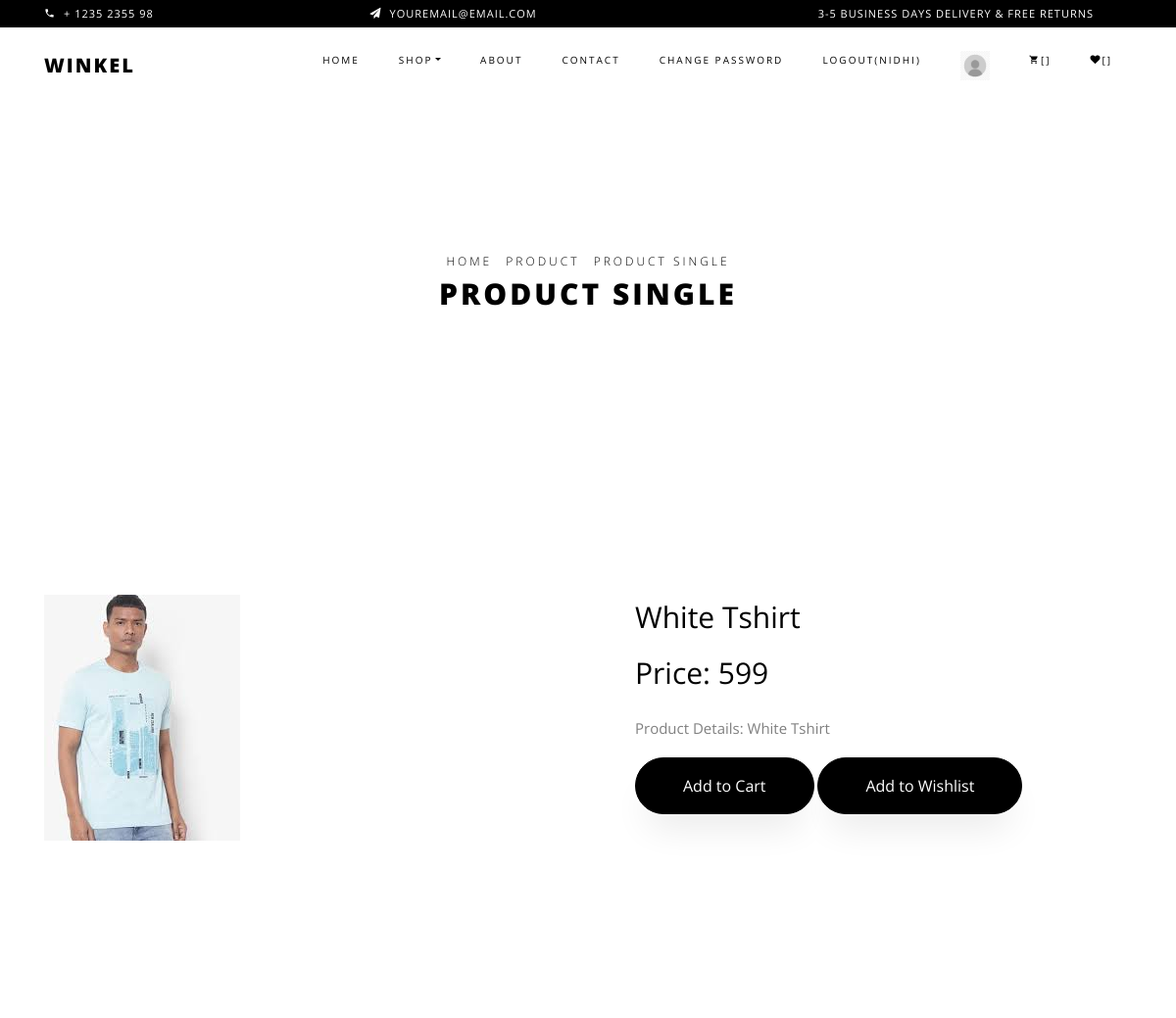
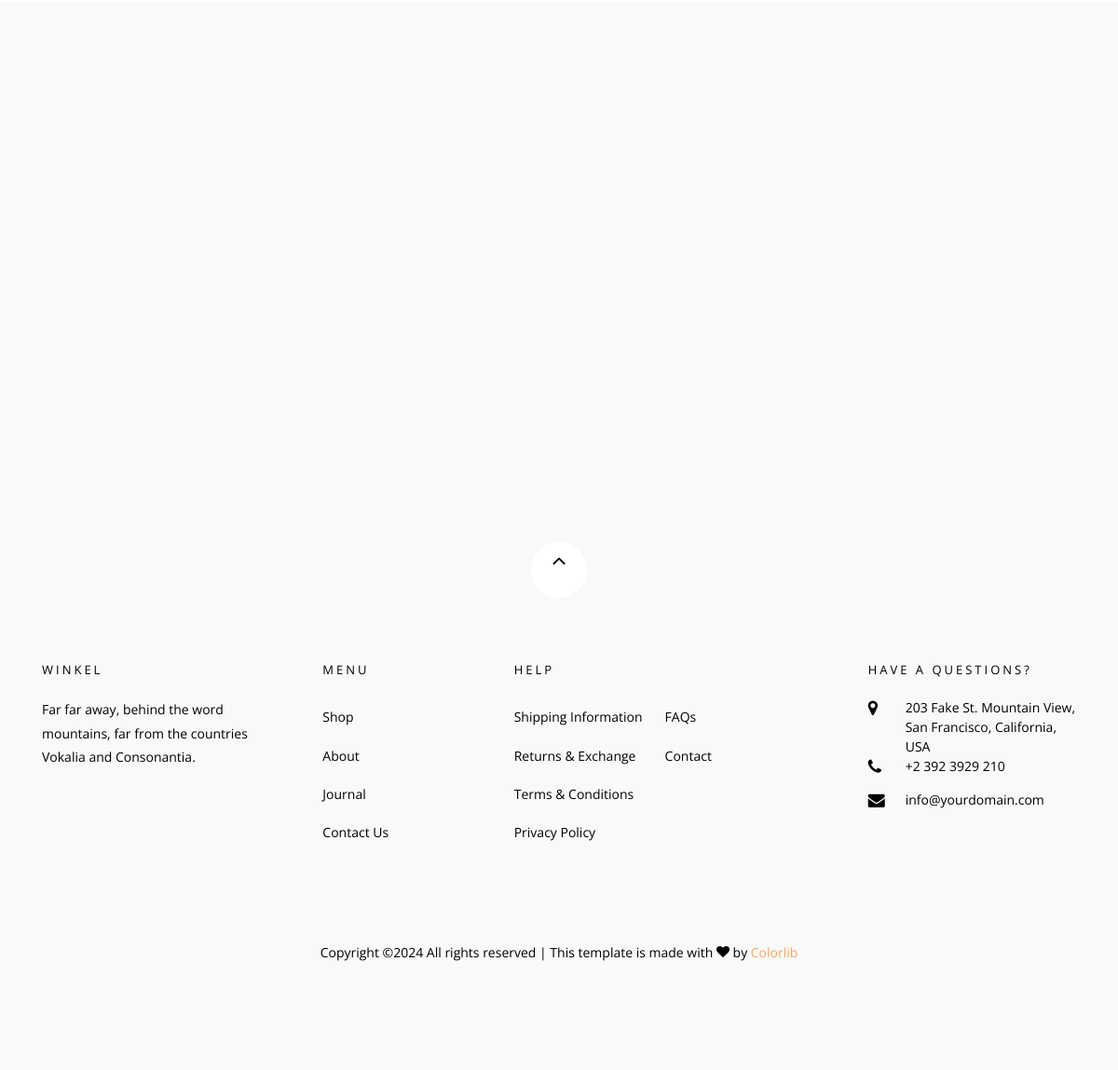
/single-product/1/ (signed in), run on the app's committed database (2 pictures, top to bottom).
### myapp/models.py (models this page shows, shortened)
class User(models.Model):
	fname=models.CharField(max_length=100)
	lname=models.CharField(max_length=100)
	email=models.EmailField()
	mobile=models.PositiveIntegerField(max_length=100)
	address=models.TextField()
	password=models.CharField(max_length=100)
	profile_picture=models.ImageField(upload_to="profile_picture/",default="")
	usertype=models.CharField(max_length=100,default="buyer")

class Product(models.Model):
	choice1=(
		    ("Men","Men"),
		    ("Women","Women"),
		    ("Kids","Kids"),
		)
	seller=models.ForeignKey(User,on_delete=models.CASCADE)
	product_category=models.CharField(max_length=100,choices=choice1)
	product_name=models.CharField(max_length=100)
	product_price=models.PositiveIntegerField()
	product_desc=models.TextField()
	product_image=models.ImageField(upload_to="product_image/")

### myapp/views.py (the view)
# urls.py: path('single-product/<int:pk>/',views.single_product,name='single-product'),
def single_product(request,pk):
	wishlist_flag=False
	cart_flag=False
	product=Product.objects.get(pk=pk)
	user=User.objects.get(email=request.session['email'])
	try:
		Wishlist.objects.get(user=user,product=product)
		wishlist_flag=True
	except:
		pass
	try:
		Cart.objects.get(user=user,product=product)
		cart_flag=True
	except:
		pass
	return render(request,'single-product.html',{'product':product,'wishlist_flag':wishlist_flag,'cart_flag':cart_flag})

### myapp/templates/single-product.html (shortened to what this page needs)
{% extends 'header.html' %}
{% load static %}
{% block content %}
<!DOCTYPE html>
<html lang="en">
  <head>
  </head>
  <body class="goto-here">
    <div class="hero-wrap hero-bread" style="background-image: url#');">
      <div class="container">
        <div class="row no-gutters slider-text align-items-center justify-content-center">
          <div class="col-md-9 ftco-animate text-center">
          	<p class="breadcrumbs"><span class="mr-2"><a href="index.html">Home</a></span> <span class="mr-2"><a href="index.html">Product</a></span> <span>Product Single</span></p>
            <h1 class="mb-0 bread">Product Single</h1>
          </div>
        </div>
      </div>
    </div>
    <section class="ftco-section">
    	<div class="container">
    		<div class="row">
    			<div class="col-lg-6 mb-5 ftco-animate">
    				<a href="#" class="image-popup"><img src="{{product.product_image.url}}" class="img-fluid" alt="Colorlib Template"></a>
    			</div>
    			<div class="col-lg-6 product-details pl-md-5 ftco-animate">
    				<h3>{{product.product_name}}</h3>
    				<p class="price"><span>Price: {{product.product_price}}</span></p>
    				<p>Product Details: {{product.product_desc}}
						</p>
          	<p>
          		{% if cart_flag == False %}
          		  <a href="{% url 'add-to-cart' pk=product.pk %}"class="btn btn-black py-3 px-5">Add to Cart</a>
          		{% else %}
          		  <a href="{% url 'remove-from-cart' pk=product.pk %}"class="btn btn-black py-3 px-5">Remove from Cart</a>
          		{% endif %}
          		{% if wishlist_flag == False %}
          		  <a href="{% url 'add-to-wishlist' pk=product.pk %}"class="btn btn-black py-3 px-5">Add to Wishlist</a>
          		{% else %}
          		  <a href="{% url 'remove-from-wishlist' pk=product.pk %}"class="btn btn-black py-3 px-5">Remove from Wishlist</a>
          		{% endif %}
          	</p>
    			</div>
    		</div>
    	</div>
    </section>
    <section class="ftco-section bg-light">
    	<div class="container">
				<div class="row justify-content-center mb-3 pb-3">
        </div>
    	</div>
    	<div class="container">
    		<div class="row">
    		</div>
    	</div>
    </section>
  </body>
</html>
{% endblock %}

### myapp/templates/header.html (shortened to what this page needs)
{% load static %}
<!DOCTYPE html>
<html lang="en">
  <head>
    <link rel="stylesheet" href="{% static 'css/open-iconic-bootstrap.min.css'%}">
    <link rel="stylesheet" href="{% static 'css/animate.css'%}">
    <link rel="stylesheet" href="{% static 'css/owl.carousel.min.css'%}">
    <link rel="stylesheet" href="{% static 'css/owl.theme.default.min.css'%}">
    <link rel="stylesheet" href="{% static 'css/magnific-popup.css'%}">
    <link rel="stylesheet" href="{% static 'css/aos.css'%}">
    <link rel="stylesheet" href="{% static 'css/ionicons.min.css'%}">
    <link rel="stylesheet" href="{% static 'css/bootstrap-datepicker.css'%}">
    <link rel="stylesheet" href="{% static 'css/jquery.timepicker.css'%}">
    <link rel="stylesheet" href="{% static 'css/flaticon.css'%}">
    <link rel="stylesheet" href="{% static 'css/icomoon.css'%}">
    <link rel="stylesheet" href="{% static 'css/style.css'%}">
  </head>
  <body class="goto-here">
		<div class="py-1 bg-black">
    	<div class="container">
    		<div class="row no-gutters d-flex align-items-start align-items-center px-md-0">
	    		<div class="col-lg-12 d-block">
		    		<div class="row d-flex">
		    			<div class="col-md pr-4 d-flex topper align-items-center">
					    	<div class="icon mr-2 d-flex justify-content-center align-items-center"><span class="icon-phone2"></span></div>
						    <span class="text">+ 1235 2355 98</span>
					    </div>
					    <div class="col-md pr-4 d-flex topper align-items-center">
					    	<div class="icon mr-2 d-flex justify-content-center align-items-center"><span class="icon-paper-plane"></span></div>
						    <span class="text">youremail@email.com</span>
					    </div>
					    <div class="col-md-5 pr-4 d-flex topper align-items-center text-lg-right">
						    <span class="text">3-5 Business days delivery &amp; Free Returns</span>
					    </div>
				    </div>
			    </div>
		    </div>
		  </div>
    </div>
    <nav class="navbar navbar-expand-lg navbar-dark ftco_navbar bg-dark ftco-navbar-light" id="ftco-navbar">
	    <div class="container">
	      <a class="navbar-brand" href="/">Winkel</a>
	      <div class="collapse navbar-collapse" id="ftco-nav">
	        <ul class="navbar-nav ml-auto">
	          <li class="nav-item active"><a href="/" class="nav-link">Home</a></li>
	          <li class="nav-item dropdown">
              <a class="nav-link dropdown-toggle" href="#" id="dropdown04" data-toggle="dropdown" aria-haspopup="true" aria-expanded="false">Shop</a>
            </li>
	          <li class="nav-item"><a href="{% url 'about' %}" class="nav-link">About</a></li>
	          <li class="nav-item"><a href="{% url 'contact' %}" class="nav-link">Contact</a></li>
	          {% if request.session.email %}
	           <li class="nav-item"><a href="{% url 'change-password' %}" class="nav-link">Change Password</a></li>
	           <li class="nav-item"><a href="{% url 'logout' %}" class="nav-link">Logout({{request.session.fname}})</a></li>
	           <li class="nav-item"><a href="{% url 'profile' %}" class="nav-link"><img src="{{request.session.profile_picture}}" style="width:30px;height:30px;"></a></li>
	           <li class="nav-item cta cta-colored"><a href="{% url 'cart' %}" class="nav-link"><span class="icon-shopping_cart"></span>[{{request.session.cart_count}}]</a></li>
              <li class="nav-item cta cta-colored"><a href="{% url 'wishlist' %}" class="nav-link"><span class="icon-heart"></span>[{{request.session.wishlist_count}}]</a></li>
	          {% else %}
	           <li class="nav-item"><a href="{% url 'signup' %}" class="nav-link">Sign Up</a></li>
	           <li class="nav-item"><a href="{% url 'login' %}" class="nav-link">Login</a></li>
	          {% endif %}
	        </ul>
	      </div>
	    </div>
	  </nav>
    {% block content %}
    {% endblock %}
    <footer class="ftco-footer bg-light ftco-section">
      <div class="container">
      	<div class="row">
      		<div class="mouse">
						<a href="#" class="mouse-icon">
							<div class="mouse-wheel"><span class="ion-ios-arrow-up"></span></div>
						</a>
					</div>
      	</div>
        <div class="row mb-5">
          <div class="col-md">
            <div class="ftco-footer-widget mb-4">
              <h2 class="ftco-heading-2">Winkel</h2>
              <p>Far far away, behind the word mountains, far from the countries Vokalia and Consonantia.</p>
              <ul class="ftco-footer-social list-unstyled float-md-left float-lft mt-5">
              </ul>
            </div>
          </div>
          <div class="col-md">
            <div class="ftco-footer-widget mb-4 ml-md-5">
              <h2 class="ftco-heading-2">Menu</h2>
              <ul class="list-unstyled">
                <li><a href="#" class="py-2 d-block">Shop</a></li>
                <li><a href="#" class="py-2 d-block">About</a></li>
                <li><a href="#" class="py-2 d-block">Journal</a></li>
                <li><a href="#" class="py-2 d-block">Contact Us</a></li>
              </ul>
            </div>
          </div>
          <div class="col-md-4">
             <div class="ftco-footer-widget mb-4">
              <h2 class="ftco-heading-2">Help</h2>
              <div class="d-flex">
	              <ul class="list-unstyled mr-l-5 pr-l-3 mr-4">
	                <li><a href="#" class="py-2 d-block">Shipping Information</a></li>
	                <li><a href="#" class="py-2 d-block">Returns &amp; Exchange</a></li>
	                <li><a href="#" class="py-2 d-block">Terms &amp; Conditions</a></li>
	                <li><a href="#" class="py-2 d-block">Privacy Policy</a></li>
	              </ul>
	              <ul class="list-unstyled">
	                <li><a href="#" class="py-2 d-block">FAQs</a></li>
	                <li><a href="#" class="py-2 d-block">Contact</a></li>
	              </ul>
	            </div>
            </div>
          </div>
          <div class="col-md">
            <div class="ftco-footer-widget mb-4">
            	<h2 class="ftco-heading-2">Have a Questions?</h2>
            	<div class="block-23 mb-3">
	              <ul>
	                <li><span class="icon icon-map-marker"></span><span class="text">203 Fake St. Mountain View, San Francisco, California, USA</span></li>
	                <li><a href="#"><span class="icon icon-phone"></span><span class="text">+2 392 3929 210</span></a></li>
	                <li><a href="#"><span class="icon icon-envelope"></span><span class="text">info@yourdomain.com</span></a></li>
	              </ul>
	            </div>
            </div>
          </div>
        </div>
        <div class="row">
          <div class="col-md-12 text-center">
            <p>
						  Copyright &copy;<script>document.write(new Date().getFullYear());</script> All rights reserved | This template is made with <i class="icon-heart color-danger" aria-hidden="true"></i> by <a href="https://colorlib.com" target="_blank">Colorlib</a>
						</p>
          </div>
        </div>
      </div>
    </footer>
  </body>
</html>

### myapp/static/css/icomoon.css (style rules this page uses)
[class^="icon-"], [class*=" icon-"] { font-family: 'icomoon' !important; speak: none; font-style: normal; font-weight: normal; font-variant: normal; text-transform: none; line-height: 1; -webkit-font-smoothing: antialiased; -moz-osx-font-smoothing: grayscale; }
.icon-heart:before { content: "\f004"; }
.icon-map-marker:before { content: "\f041"; }
.icon-phone:before { content: "\f095"; }
.icon-envelope:before { content: "\f0e0"; }
.icon-paper-plane:before { content: "\f1d8"; }
.icon-phone2:before { content: "\e0cd"; }
.icon-shopping_cart:before { content: "\e8cc"; }

### data on the page
User: session.fname "NIDHI"
Product: product_image (picture), product_name "White Tshirt", product_price "599", product_desc "White Tshirt"
